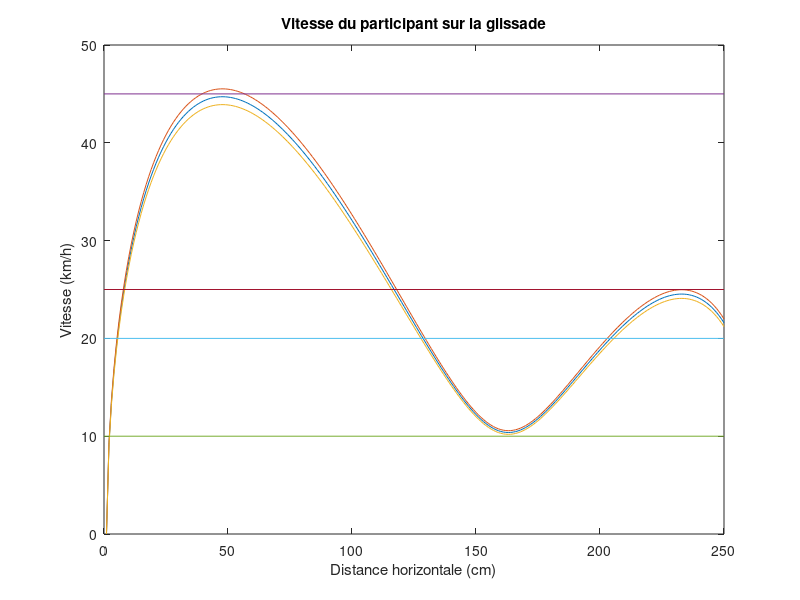

Recreate this plot in MATLAB.
clc
close all

h = [0, 8, 15,20, 25];
y = [30, 19, 20, 16, 12.55];

%%%%%%%%%%%%%%%%%%%%%%%%%%%%%%%
%Interpolation
%%%%%%%%%%%%%%%%%%%%%%%%%%%%%%%

phi_1 = (h.^0).';
phi_2 = (h.^1).';
phi_3 = (h.^2).';
phi_4 = (h.^3).';
phi_5 = (h.^4).';

Y = y';
P = [phi_1, phi_2, phi_3, phi_4, phi_5];

A = (inv(P) * Y).'

dx = 0.1;
x = [0:dx:25 - dx];

f = A(1) + A(2).* x + A(3) .* x.^2 + A(4) .* x.^3 + A(5) .* x.^4;

df = A(2) + 2.*A(3).*x + 3.*A(4).*x.^2 + 4.*A(5).*x.^3;

%%%%%%%%%%%%%%%%%%%%%%%%%%%%%%%
%Longeur de la courbe et Angle sur chaque dx
%%%%%%%%%%%%%%%%%%%%%%%%%%%%%%%
f_len=0;
for i=1:250
    f_seg(i)=sqrt((dx^2)+(df(i)*dx)^2);
    f_len=f_len+f_seg(i);
    f_ang(i)=atan(df(i));
end

%%%%%%%%%%%%%%%%%%%%%%%%%%%%%%%
%Calcul Force friction
%%%%%%%%%%%%%%%%%%%%%%%%%%%%%%%
mg=80*9.81;
u=0.625;
for i=1:250
    N(i)=mg*cos(f_ang(i));
    Ff(i)=N(i)*u;
    %F(i)=-mg*sin(f_ang(i))-Ff(i);
end

%%%%%%%%%%%%%%%%%%%%%%%%%%%%%%%
%Calcul Travail de frottement sur chaque points
%%%%%%%%%%%%%%%%%%%%%%%%%%%%%%%

Wf(1)=Ff(1)*f_seg(1);
for i=2:250
    Wf(i)=Wf(i-1)+(Ff(i)*f_seg(i))
end

%%%%%%%%%%%%%%%%%%%%%%%%%%%%%%%
%Calcul Energie cin/tique+vitesse
%%%%%%%%%%%%%%%%%%%%%%%%%%%%%%%
m=80;
for i=1:250
    Ek(i)=mg*f(1)-mg*f(i)-Wf(i);
    v(i)=3.6*sqrt((2*Ek(i)/m));
end

rms = 0.01804;
vmax = v.* (1+rms);
vmin = v.* (1-rms);

figure
plot(1:250,v)
hold on
plot(1:250,vmax)
plot(1:250,vmin)
plot([0, 250], [45, 45])
plot([0, 250], [10, 10])
plot([0, 250], [20, 20])
plot([0, 250], [25, 25])
xlabel("Distance horizontale (cm)")
ylabel("Vitesse (km/h)")
title("Vitesse du participant sur la glissade")

vf = v(length(v))
vfmax = vmax(length(v))
vfmin = vmin(length(v))
